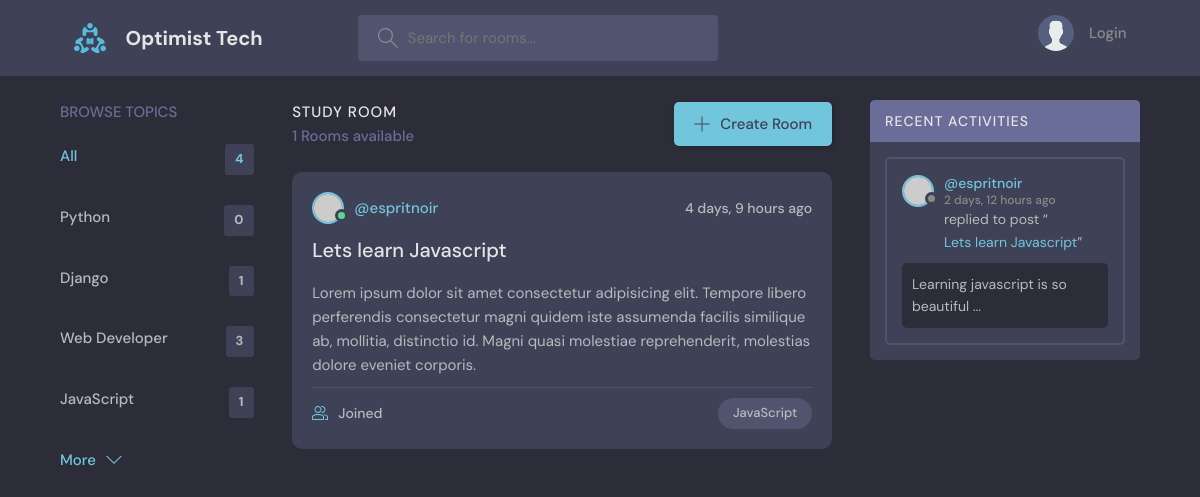
Page /?q=Java on the earlier database version.
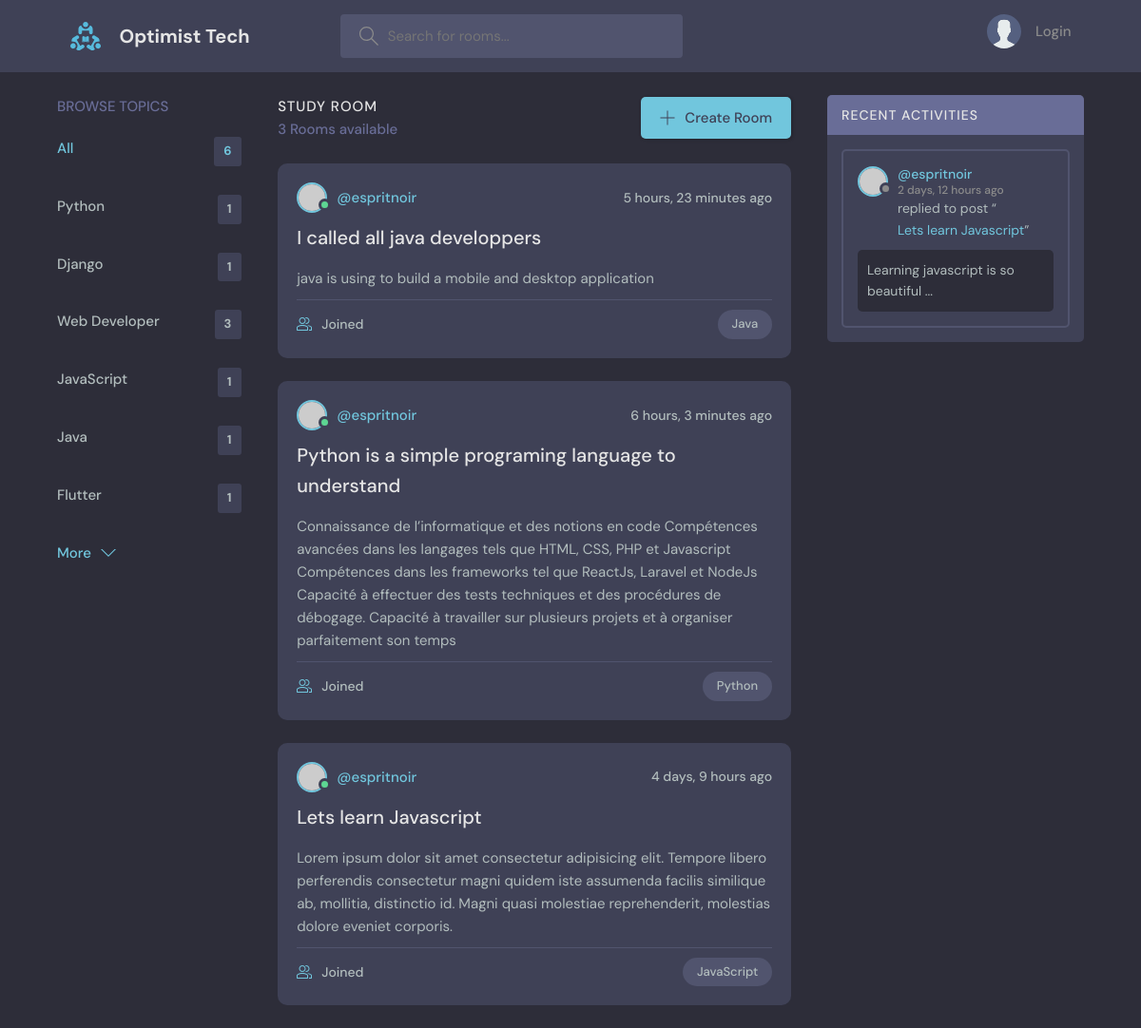
Same page on the later database version.
### base/models.py (models this page shows, shortened)
class Topic(models.Model):
    name = models.CharField(max_length=200)

class Room(models.Model):
    host = models.ForeignKey(User, on_delete=models.SET_NULL, null=True)
    topic = models.ForeignKey(Topic, on_delete=models.SET_NULL, null=True)
    name = models.CharField(max_length=200)
    description = models.TextField(null=True, blank=True)
    participants = models.ManyToManyField(User, related_name='participants', blank=True)
    updated = models.DateTimeField(auto_now=True)
    created = models.DateTimeField(auto_now_add=True)
    class Meta:
        ordering = ['-updated', '-created']

class Message(models.Model):
    user = models.ForeignKey(User, on_delete=models.CASCADE)
    room = models.ForeignKey(Room, on_delete=models.CASCADE)
    body = models.TextField()
    updated = models.DateTimeField(auto_now=True)
    created = models.DateTimeField(auto_now_add=True)
    class Meta:
        ordering = ['-updated', '-created']
    def __str__(self) -> str:
        return self.body[0:50]

### base/views.py (the view)
# urls.py: path('', views.home, name="home"),
def home(request):
    q = request.GET.get('q') if request.GET.get('q') != None else ''
    rooms = Room.objects.filter(
        Q(topic__name__icontains=q) | Q(name__icontains=q) | Q(description__icontains=q)
        )
    topics = Topic.objects.all()
    room_count = rooms.count()
    room_messages = Message.objects.filter(
        Q(room__topic__name__icontains=q)
        )
    context = {'rooms': rooms, 'topics': topics, 'room_count': room_count, 'room_messages': room_messages}
    return render(request, 'base/home.html',context )

### base/templates/base/home.html (shortened to what this page needs)
{% extends 'main.html' %} {% block content %}
<main class="layout layout--3">
  <div class="container">
    {% include 'base/topics_component.html' %}
    <div class="roomList">
      <div class="roomList__header">
        <div>
          <h2>Study Room</h2>
          <p>{{room_count}} Rooms available</p>
        </div>
        <a class="btn btn--main" href="{% url 'create-room' %}">
          <svg
            version="1.1"
            xmlns="http://www.w3.org/2000/svg"
            width="32"
            height="32"
            viewBox="0 0 32 32"
          >
            <title>add</title>
            <path
              d="M16.943 0.943h-1.885v14.115h-14.115v1.885h14.115v14.115h1.885v-14.115h14.115v-1.885h-14.115v-14.115z"
            ></path>
          </svg>
          Create Room
        </a>
      </div>
      {% include 'base/feed_component.html' %}
    </div>
    {% include 'base/activity_component.html' %}
  </div>
</main>
{% endblock %}}

### base/templates/base/topics_component.html
<div class="topics">
  <div class="topics__header">
    <h2>Browse Topics</h2>
  </div>
  <ul class="topics__list">
    <li>
      <a href="{% url 'home' %}" class="active"
        >All <span>{{topics.count}}</span></a
      >
    </li>
    {% for topic in topics %}
    <li>
      <a href="{% url 'home' %}?q={{topic.name}}"
        >{{topic.name}}<span>{{topic.room_set.all.count}}</span></a
      >
    </li>
    {% endfor %}
  </ul>
  <a class="btn btn--link" href="topics.html">
    More
    <svg
      version="1.1"
      xmlns="http://www.w3.org/2000/svg"
      width="32"
      height="32"
      viewBox="0 0 32 32"
    >
      <title>chevron-down</title>
      <path d="M16 21l-13-13h-3l16 16 16-16h-3l-13 13z"></path>
    </svg>
  </a>
</div>

### base/templates/base/feed_component.html (shortened to what this page needs)
{% for room in rooms %}
<div class="roomListRoom">
  <div class="roomListRoom__header">
    <a
      href="{% url 'user-profile' room.host.id %}"
      class="roomListRoom__author"
    >
      <div class="avatar avatar--small active">
        <img src="https://randomuser.me/api/portraits/men/11.jpg" />
      </div>
      <span>@{{room.host.username}}</span>
    </a>
    <div class="roomListRoom__actions">
      <span>{{room.created | timesince}} ago</span>
    </div>
  </div>
  <div class="roomListRoom__content">
    <a href="{% url 'room' room.id %}">{{ room.name }}</a>
    <p>{{room.description}}</p>
  </div>
  <div class="roomListRoom__meta">
    <a class="roomListRoom__joined">
      {{room.participants.user}} Joined
    </a>
    <p class="roomListRoom__topic">{{room.topic.name}}</p>
  </div>
</div>
{% endfor %}

### base/templates/base/activity_component.html (shortened to what this page needs)
<div class="activities">
  <div class="activities__header">
    <h2>Recent Activities</h2>
  </div>
  {% for message in room_messages %}
  <div class="activities__box">
    <div class="activities__boxHeader roomListRoom__header">
      <a
        href="{% url 'user-profile' message.user.id %}"
        class="roomListRoom__author"
      >
        {% if request.user == message.user %}
        <div class="avatar avatar--small active">
          <img src="https://randomuser.me/api/portraits/women/11.jpg" />
        </div>
        {% else %}
        <div class="avatar avatar--small">
          <img src="https://randomuser.me/api/portraits/women/11.jpg" />
        </div>
        {% endif %}
        <p>
          @{{message.user.username }}
          <span>{{message.created | timesince}} ago</span>
        </p>
      </a>
    </div>
    <div class="activities__boxContent">
      <p>replied to post “ <a href="{% url 'room' message.room.id %}">{{message.room.name}}</a>”</p>
      <div class="activities__boxRoomContent">{{message}}...</div>
    </div>
  </div>
  {% endfor %}
</div>

Differences in the rows shown:
computed for Topic "Python": room_set.all.count "0" → "1"
added Topic: name "Java", room_set.all.count "1"
added Topic: name "Flutter", room_set.all.count "1"
added Room: host.username "espritnoir", created "5 hours, 23 minutes", name "I called all java developpers", description "java is using to build a mobile and desktop application", topic.name "Java"
added Room: host.username "espritnoir", created "6 hours, 3 minutes", name "Python is a simple programing language to understand", description "Connaissance de l’informatique et des notions en code Compétences avancées dans les langages tels que HTML, CSS, PHP et Javascript Compétences dans les frameworks tel que ReactJs, Laravel et NodeJs Capacité à effectuer des tests techniques et des procédures de débogage. Capacité à travailler sur plusieurs projets et à organiser parfaitement son temps", topic.name "Python"
Other differences:
{{ topics.count }}: "4" → "6"
{{ room_count }}: "1" → "3"
